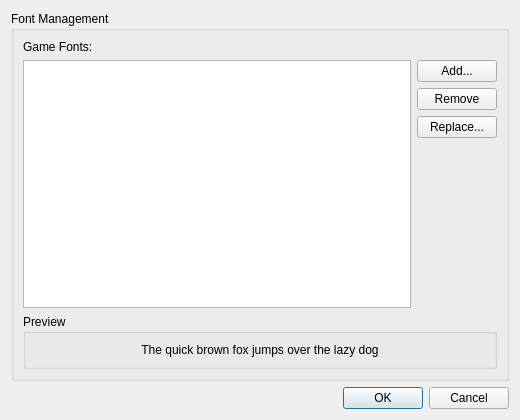
<?xml version="1.0" encoding="UTF-8"?>
<ui version="4.0">
 <class>FontManagerDialog</class>
 <widget class="QDialog" name="FontManagerDialog">
  <property name="geometry">
   <rect>
    <x>0</x>
    <y>0</y>
    <width>520</width>
    <height>420</height>
   </rect>
  </property>
  <property name="windowTitle">
   <string>Font Manager</string>
  </property>
  <layout class="QVBoxLayout" name="verticalLayout">
   <item>
    <widget class="QGroupBox" name="fontGroupBox">
     <property name="title">
      <string>Font Management</string>
     </property>
     <layout class="QGridLayout" name="gridLayout">
      <item row="0" column="0">
       <widget class="QLabel" name="fontListLabel">
        <property name="text">
         <string>Game Fonts:</string>
        </property>
       </widget>
      </item>
      <item row="1" column="0">
       <widget class="QListView" name="fontListView"/>
      </item>
      <item row="1" column="1">
       <layout class="QVBoxLayout" name="verticalLayout_2">
        <item>
         <widget class="QPushButton" name="addButton">
          <property name="text">
           <string>Add...</string>
          </property>
         </widget>
        </item>
        <item>
         <widget class="QPushButton" name="removeButton">
          <property name="text">
           <string>Remove</string>
          </property>
         </widget>
        </item>
        <item>
         <widget class="QPushButton" name="replaceButton">
          <property name="text">
           <string>Replace...</string>
          </property>
         </widget>
        </item>
        <item>
         <spacer name="verticalSpacer">
          <property name="orientation">
           <enum>Qt::Vertical</enum>
          </property>
          <property name="sizeHint" stdset="0">
           <size>
            <width>20</width>
            <height>40</height>
           </size>
          </property>
         </spacer>
        </item>
       </layout>
      </item>
      <item row="2" column="0" colspan="2">
       <widget class="QGroupBox" name="previewGroupBox">
        <property name="title">
         <string>Preview</string>
        </property>
        <layout class="QVBoxLayout" name="verticalLayout_3">
         <item>
          <widget class="QLabel" name="fontPreviewLabel">
           <property name="text">
            <string>The quick brown fox jumps over the lazy dog</string>
           </property>
           <property name="alignment">
            <set>Qt::AlignCenter</set>
           </property>
          </widget>
         </item>
        </layout>
       </widget>
      </item>
     </layout>
    </widget>
   </item>
   <item>
    <widget class="QDialogButtonBox" name="buttonBox">
     <property name="orientation">
      <enum>Qt::Horizontal</enum>
     </property>
     <property name="standardButtons">
      <set>QDialogButtonBox::Cancel|QDialogButtonBox::Ok</set>
     </property>
    </widget>
   </item>
  </layout>
 </widget>
 <resources/>
 <connections>
  <connection>
   <sender>buttonBox</sender>
   <signal>accepted()</signal>
   <receiver>FontManagerDialog</receiver>
   <slot>accept()</slot>
  </connection>
  <connection>
   <sender>buttonBox</sender>
   <signal>rejected()</signal>
   <receiver>FontManagerDialog</receiver>
   <slot>reject()</slot>
  </connection>
 </connections>
</ui>
